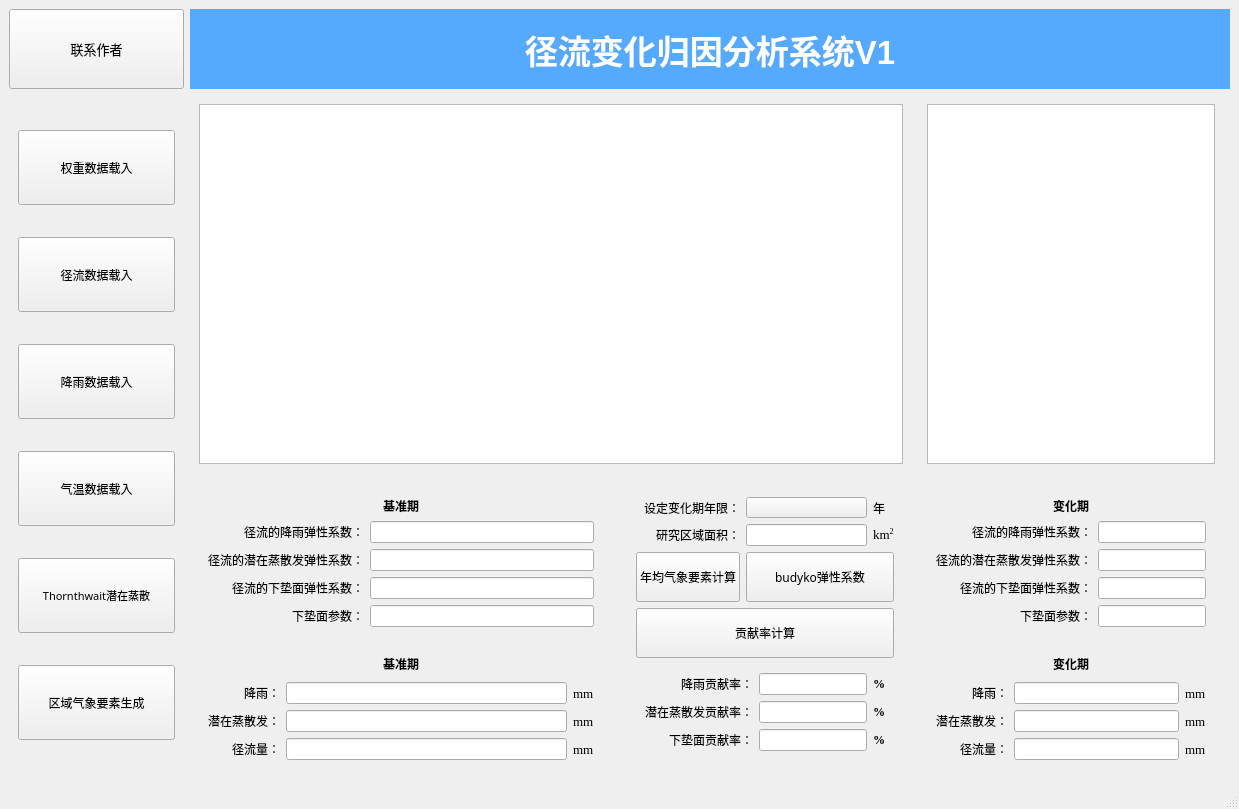
<?xml version="1.0" encoding="UTF-8"?>
<ui version="4.0">
 <class>MainWindow</class>
 <widget class="QMainWindow" name="MainWindow">
  <property name="geometry">
   <rect>
    <x>0</x>
    <y>0</y>
    <width>1239</width>
    <height>809</height>
   </rect>
  </property>
  <property name="windowTitle">
   <string>MainWindow</string>
  </property>
  <widget class="QWidget" name="centralwidget">
   <layout class="QGridLayout" name="gridLayout">
    <item row="2" column="2">
     <widget class="CardWidget" name="CardWidget_3">
      <layout class="QGridLayout" name="gridLayout_22">
       <item row="0" column="0">
        <widget class="CardWidget" name="CardWidget_12">
         <layout class="QGridLayout" name="gridLayout_19">
          <item row="3" column="1">
           <widget class="LineEdit" name="LineEdit_48">
            <property name="mouseTracking">
             <bool>true</bool>
            </property>
           </widget>
          </item>
          <item row="0" column="0" colspan="2">
           <widget class="QLabel" name="label_4">
            <property name="font">
             <font>
              <family>微软雅黑</family>
              <weight>75</weight>
              <bold>true</bold>
             </font>
            </property>
            <property name="text">
             <string>基准期</string>
            </property>
            <property name="alignment">
             <set>Qt::AlignCenter</set>
            </property>
           </widget>
          </item>
          <item row="2" column="1">
           <widget class="LineEdit" name="LineEdit_49"/>
          </item>
          <item row="2" column="0">
           <widget class="QLabel" name="label_50">
            <property name="font">
             <font>
              <family>微软雅黑</family>
             </font>
            </property>
            <property name="text">
             <string>径流的潜在蒸散发弹性系数：</string>
            </property>
            <property name="alignment">
             <set>Qt::AlignRight|Qt::AlignTrailing|Qt::AlignVCenter</set>
            </property>
           </widget>
          </item>
          <item row="1" column="0">
           <widget class="QLabel" name="label_51">
            <property name="font">
             <font>
              <family>微软雅黑</family>
             </font>
            </property>
            <property name="text">
             <string>径流的降雨弹性系数：</string>
            </property>
            <property name="alignment">
             <set>Qt::AlignRight|Qt::AlignTrailing|Qt::AlignVCenter</set>
            </property>
           </widget>
          </item>
          <item row="3" column="0">
           <widget class="QLabel" name="label_52">
            <property name="font">
             <font>
              <family>微软雅黑</family>
             </font>
            </property>
            <property name="text">
             <string>径流的下垫面弹性系数：</string>
            </property>
            <property name="alignment">
             <set>Qt::AlignRight|Qt::AlignTrailing|Qt::AlignVCenter</set>
            </property>
           </widget>
          </item>
          <item row="1" column="1">
           <widget class="LineEdit" name="LineEdit_47"/>
          </item>
          <item row="4" column="0">
           <widget class="QLabel" name="label_61">
            <property name="font">
             <font>
              <family>微软雅黑</family>
             </font>
            </property>
            <property name="text">
             <string>下垫面参数：</string>
            </property>
            <property name="alignment">
             <set>Qt::AlignRight|Qt::AlignTrailing|Qt::AlignVCenter</set>
            </property>
           </widget>
          </item>
          <item row="4" column="1">
           <widget class="LineEdit" name="LineEdit_58"/>
          </item>
         </layout>
        </widget>
       </item>
       <item row="1" column="0">
        <widget class="CardWidget" name="CardWidget_8">
         <layout class="QGridLayout" name="gridLayout_2">
          <item row="3" column="2">
           <widget class="LineEdit" name="LineEdit_17"/>
          </item>
          <item row="1" column="1">
           <widget class="QLabel" name="label_31">
            <property name="font">
             <font>
              <family>微软雅黑</family>
             </font>
            </property>
            <property name="text">
             <string>降雨：</string>
            </property>
            <property name="alignment">
             <set>Qt::AlignRight|Qt::AlignTrailing|Qt::AlignVCenter</set>
            </property>
           </widget>
          </item>
          <item row="1" column="2">
           <widget class="LineEdit" name="LineEdit_28"/>
          </item>
          <item row="2" column="1">
           <widget class="QLabel" name="label_29">
            <property name="font">
             <font>
              <family>微软雅黑</family>
             </font>
            </property>
            <property name="text">
             <string>潜在蒸散发：</string>
            </property>
            <property name="alignment">
             <set>Qt::AlignRight|Qt::AlignTrailing|Qt::AlignVCenter</set>
            </property>
           </widget>
          </item>
          <item row="2" column="2">
           <widget class="LineEdit" name="LineEdit_27"/>
          </item>
          <item row="3" column="1">
           <widget class="QLabel" name="label_42">
            <property name="font">
             <font>
              <family>微软雅黑</family>
             </font>
            </property>
            <property name="text">
             <string>径流量：</string>
            </property>
            <property name="alignment">
             <set>Qt::AlignRight|Qt::AlignTrailing|Qt::AlignVCenter</set>
            </property>
           </widget>
          </item>
          <item row="1" column="3">
           <widget class="QLabel" name="label_63">
            <property name="font">
             <font>
              <family>Times New Roman</family>
              <pointsize>10</pointsize>
             </font>
            </property>
            <property name="text">
             <string>mm</string>
            </property>
           </widget>
          </item>
          <item row="3" column="3">
           <widget class="QLabel" name="label_65">
            <property name="font">
             <font>
              <family>Times New Roman</family>
              <pointsize>10</pointsize>
             </font>
            </property>
            <property name="text">
             <string>mm</string>
            </property>
           </widget>
          </item>
          <item row="0" column="1" colspan="3">
           <widget class="QLabel" name="label">
            <property name="font">
             <font>
              <family>微软雅黑</family>
              <weight>75</weight>
              <bold>true</bold>
             </font>
            </property>
            <property name="text">
             <string>基准期</string>
            </property>
            <property name="alignment">
             <set>Qt::AlignCenter</set>
            </property>
           </widget>
          </item>
          <item row="2" column="3">
           <widget class="QLabel" name="label_64">
            <property name="font">
             <font>
              <family>Times New Roman</family>
              <pointsize>10</pointsize>
             </font>
            </property>
            <property name="text">
             <string>mm</string>
            </property>
           </widget>
          </item>
         </layout>
        </widget>
       </item>
      </layout>
     </widget>
    </item>
    <item row="2" column="4" colspan="2">
     <widget class="CardWidget" name="CardWidget_7">
      <layout class="QGridLayout" name="gridLayout_5">
       <item row="0" column="0" colspan="2">
        <widget class="CardWidget" name="CardWidget_5">
         <layout class="QGridLayout" name="gridLayout_8">
          <item row="1" column="1">
           <widget class="LineEdit" name="LineEdit_26"/>
          </item>
          <item row="2" column="0">
           <widget class="QLabel" name="label_26">
            <property name="font">
             <font>
              <family>微软雅黑</family>
             </font>
            </property>
            <property name="text">
             <string>径流的潜在蒸散发弹性系数：</string>
            </property>
            <property name="alignment">
             <set>Qt::AlignRight|Qt::AlignTrailing|Qt::AlignVCenter</set>
            </property>
           </widget>
          </item>
          <item row="1" column="0">
           <widget class="QLabel" name="label_28">
            <property name="font">
             <font>
              <family>微软雅黑</family>
             </font>
            </property>
            <property name="text">
             <string>径流的降雨弹性系数：</string>
            </property>
            <property name="alignment">
             <set>Qt::AlignRight|Qt::AlignTrailing|Qt::AlignVCenter</set>
            </property>
           </widget>
          </item>
          <item row="3" column="0">
           <widget class="QLabel" name="label_27">
            <property name="font">
             <font>
              <family>微软雅黑</family>
             </font>
            </property>
            <property name="text">
             <string>径流的下垫面弹性系数：</string>
            </property>
            <property name="alignment">
             <set>Qt::AlignRight|Qt::AlignTrailing|Qt::AlignVCenter</set>
            </property>
           </widget>
          </item>
          <item row="0" column="0" colspan="2">
           <widget class="QLabel" name="label_3">
            <property name="font">
             <font>
              <family>微软雅黑</family>
              <weight>75</weight>
              <bold>true</bold>
             </font>
            </property>
            <property name="text">
             <string>变化期</string>
            </property>
            <property name="alignment">
             <set>Qt::AlignCenter</set>
            </property>
           </widget>
          </item>
          <item row="3" column="1">
           <widget class="LineEdit" name="LineEdit_16"/>
          </item>
          <item row="2" column="1">
           <widget class="LineEdit" name="LineEdit_25"/>
          </item>
          <item row="4" column="0">
           <widget class="QLabel" name="label_60">
            <property name="font">
             <font>
              <family>微软雅黑</family>
             </font>
            </property>
            <property name="text">
             <string>下垫面参数：</string>
            </property>
            <property name="alignment">
             <set>Qt::AlignRight|Qt::AlignTrailing|Qt::AlignVCenter</set>
            </property>
           </widget>
          </item>
          <item row="4" column="1">
           <widget class="LineEdit" name="LineEdit_56"/>
          </item>
         </layout>
        </widget>
       </item>
       <item row="1" column="0" colspan="2">
        <widget class="CardWidget" name="CardWidget_10">
         <layout class="QGridLayout" name="gridLayout_13">
          <item row="1" column="0">
           <widget class="QLabel" name="label_48">
            <property name="font">
             <font>
              <family>微软雅黑</family>
             </font>
            </property>
            <property name="text">
             <string>降雨：</string>
            </property>
            <property name="alignment">
             <set>Qt::AlignRight|Qt::AlignTrailing|Qt::AlignVCenter</set>
            </property>
           </widget>
          </item>
          <item row="2" column="0">
           <widget class="QLabel" name="label_49">
            <property name="font">
             <font>
              <family>微软雅黑</family>
             </font>
            </property>
            <property name="text">
             <string>潜在蒸散发：</string>
            </property>
            <property name="alignment">
             <set>Qt::AlignRight|Qt::AlignTrailing|Qt::AlignVCenter</set>
            </property>
           </widget>
          </item>
          <item row="2" column="1">
           <widget class="LineEdit" name="LineEdit_41"/>
          </item>
          <item row="1" column="1">
           <widget class="LineEdit" name="LineEdit_42"/>
          </item>
          <item row="3" column="1">
           <widget class="LineEdit" name="LineEdit_43"/>
          </item>
          <item row="3" column="0">
           <widget class="QLabel" name="label_47">
            <property name="font">
             <font>
              <family>微软雅黑</family>
             </font>
            </property>
            <property name="text">
             <string>径流量：</string>
            </property>
            <property name="alignment">
             <set>Qt::AlignRight|Qt::AlignTrailing|Qt::AlignVCenter</set>
            </property>
           </widget>
          </item>
          <item row="1" column="2">
           <widget class="QLabel" name="label_66">
            <property name="font">
             <font>
              <family>Times New Roman</family>
              <pointsize>10</pointsize>
             </font>
            </property>
            <property name="text">
             <string>mm</string>
            </property>
           </widget>
          </item>
          <item row="3" column="2">
           <widget class="QLabel" name="label_67">
            <property name="font">
             <font>
              <family>Times New Roman</family>
              <pointsize>10</pointsize>
             </font>
            </property>
            <property name="text">
             <string>mm</string>
            </property>
           </widget>
          </item>
          <item row="0" column="0" colspan="3">
           <widget class="QLabel" name="label_2">
            <property name="font">
             <font>
              <family>微软雅黑</family>
              <weight>75</weight>
              <bold>true</bold>
             </font>
            </property>
            <property name="text">
             <string>变化期</string>
            </property>
            <property name="alignment">
             <set>Qt::AlignCenter</set>
            </property>
           </widget>
          </item>
          <item row="2" column="2">
           <widget class="QLabel" name="label_68">
            <property name="font">
             <font>
              <family>Times New Roman</family>
              <pointsize>10</pointsize>
             </font>
            </property>
            <property name="text">
             <string>mm</string>
            </property>
           </widget>
          </item>
         </layout>
        </widget>
       </item>
      </layout>
     </widget>
    </item>
    <item row="0" column="0">
     <widget class="PushButton" name="PushButton_6">
      <property name="sizePolicy">
       <sizepolicy hsizetype="Minimum" vsizetype="Fixed">
        <horstretch>0</horstretch>
        <verstretch>0</verstretch>
       </sizepolicy>
      </property>
      <property name="minimumSize">
       <size>
        <width>0</width>
        <height>80</height>
       </size>
      </property>
      <property name="font">
       <font>
        <family>微软雅黑</family>
        <pointsize>10</pointsize>
        <weight>50</weight>
        <bold>false</bold>
       </font>
      </property>
      <property name="text">
       <string>联系作者</string>
      </property>
     </widget>
    </item>
    <item row="2" column="3">
     <widget class="CardWidget" name="CardWidget_9">
      <layout class="QGridLayout" name="gridLayout_9">
       <item row="0" column="0" colspan="2">
        <widget class="CardWidget" name="CardWidget_11">
         <layout class="QGridLayout" name="gridLayout_10">
          <item row="1" column="2">
           <widget class="QLabel" name="label_62">
            <property name="font">
             <font>
              <family>Times New Roman</family>
              <pointsize>10</pointsize>
             </font>
            </property>
            <property name="text">
             <string>&lt;html&gt;&lt;head/&gt;&lt;body&gt;&lt;p&gt;km&lt;span style=&quot; vertical-align:super;&quot;&gt;2&lt;/span&gt;&lt;/p&gt;&lt;/body&gt;&lt;/html&gt;</string>
            </property>
            <property name="alignment">
             <set>Qt::AlignLeading|Qt::AlignLeft|Qt::AlignVCenter</set>
            </property>
           </widget>
          </item>
          <item row="0" column="2">
           <widget class="QLabel" name="label_17">
            <property name="text">
             <string>年</string>
            </property>
            <property name="alignment">
             <set>Qt::AlignLeading|Qt::AlignLeft|Qt::AlignVCenter</set>
            </property>
           </widget>
          </item>
          <item row="2" column="1" colspan="2">
           <widget class="PushButton" name="PushButton_4">
            <property name="minimumSize">
             <size>
              <width>0</width>
              <height>50</height>
             </size>
            </property>
            <property name="font">
             <font>
              <family>微软雅黑</family>
              <pointsize>9</pointsize>
              <weight>50</weight>
              <bold>false</bold>
             </font>
            </property>
            <property name="text">
             <string>budyko弹性系数</string>
            </property>
           </widget>
          </item>
          <item row="0" column="1">
           <widget class="ComboBox" name="ComboBox">
            <property name="font">
             <font>
              <family>Times New Roman</family>
              <pointsize>8</pointsize>
              <weight>50</weight>
              <bold>false</bold>
             </font>
            </property>
           </widget>
          </item>
          <item row="1" column="0">
           <widget class="QLabel" name="label_59">
            <property name="font">
             <font>
              <family>微软雅黑</family>
             </font>
            </property>
            <property name="text">
             <string>研究区域面积：</string>
            </property>
            <property name="alignment">
             <set>Qt::AlignRight|Qt::AlignTrailing|Qt::AlignVCenter</set>
            </property>
           </widget>
          </item>
          <item row="5" column="0" colspan="3">
           <widget class="PushButton" name="PushButton_8">
            <property name="minimumSize">
             <size>
              <width>0</width>
              <height>50</height>
             </size>
            </property>
            <property name="font">
             <font>
              <family>微软雅黑</family>
              <pointsize>9</pointsize>
              <weight>50</weight>
              <bold>false</bold>
             </font>
            </property>
            <property name="text">
             <string>贡献率计算</string>
            </property>
           </widget>
          </item>
          <item row="0" column="0">
           <widget class="QLabel" name="label_11">
            <property name="font">
             <font>
              <family>微软雅黑</family>
             </font>
            </property>
            <property name="text">
             <string>设定变化期年限：</string>
            </property>
            <property name="alignment">
             <set>Qt::AlignRight|Qt::AlignTrailing|Qt::AlignVCenter</set>
            </property>
           </widget>
          </item>
          <item row="6" column="0" colspan="3">
           <widget class="CardWidget" name="CardWidget_4">
            <layout class="QGridLayout" name="gridLayout_3">
             <item row="1" column="0">
              <widget class="QLabel" name="label_5">
               <property name="font">
                <font>
                 <family>微软雅黑</family>
                </font>
               </property>
               <property name="text">
                <string>降雨贡献率：</string>
               </property>
               <property name="alignment">
                <set>Qt::AlignRight|Qt::AlignTrailing|Qt::AlignVCenter</set>
               </property>
              </widget>
             </item>
             <item row="2" column="0">
              <widget class="QLabel" name="label_7">
               <property name="font">
                <font>
                 <family>微软雅黑</family>
                </font>
               </property>
               <property name="text">
                <string>潜在蒸散发贡献率：</string>
               </property>
               <property name="alignment">
                <set>Qt::AlignRight|Qt::AlignTrailing|Qt::AlignVCenter</set>
               </property>
              </widget>
             </item>
             <item row="3" column="0">
              <widget class="QLabel" name="label_6">
               <property name="font">
                <font>
                 <family>微软雅黑</family>
                </font>
               </property>
               <property name="text">
                <string>下垫面贡献率：</string>
               </property>
               <property name="alignment">
                <set>Qt::AlignRight|Qt::AlignTrailing|Qt::AlignVCenter</set>
               </property>
              </widget>
             </item>
             <item row="1" column="1">
              <widget class="LineEdit" name="LineEdit_6"/>
             </item>
             <item row="2" column="1">
              <widget class="LineEdit" name="LineEdit_8"/>
             </item>
             <item row="3" column="1">
              <widget class="LineEdit" name="LineEdit_7"/>
             </item>
             <item row="1" column="2">
              <widget class="QLabel" name="label_69">
               <property name="font">
                <font>
                 <family>Times New Roman</family>
                 <weight>75</weight>
                 <bold>true</bold>
                </font>
               </property>
               <property name="text">
                <string>%</string>
               </property>
              </widget>
             </item>
             <item row="2" column="2">
              <widget class="QLabel" name="label_70">
               <property name="font">
                <font>
                 <family>Times New Roman</family>
                 <weight>75</weight>
                 <bold>true</bold>
                </font>
               </property>
               <property name="text">
                <string>%</string>
               </property>
              </widget>
             </item>
             <item row="3" column="2">
              <widget class="QLabel" name="label_71">
               <property name="font">
                <font>
                 <family>Times New Roman</family>
                 <weight>75</weight>
                 <bold>true</bold>
                </font>
               </property>
               <property name="text">
                <string>%</string>
               </property>
              </widget>
             </item>
            </layout>
           </widget>
          </item>
          <item row="2" column="0">
           <widget class="PushButton" name="PushButton_9">
            <property name="minimumSize">
             <size>
              <width>0</width>
              <height>50</height>
             </size>
            </property>
            <property name="font">
             <font>
              <family>微软雅黑</family>
              <pointsize>9</pointsize>
              <weight>50</weight>
              <bold>false</bold>
             </font>
            </property>
            <property name="text">
             <string>年均气象要素计算</string>
            </property>
           </widget>
          </item>
          <item row="1" column="1">
           <widget class="LineEdit" name="LineEdit"/>
          </item>
         </layout>
        </widget>
       </item>
      </layout>
     </widget>
    </item>
    <item row="1" column="0" rowspan="2">
     <widget class="CardWidget" name="CardWidget">
      <property name="sizePolicy">
       <sizepolicy hsizetype="Minimum" vsizetype="Preferred">
        <horstretch>0</horstretch>
        <verstretch>0</verstretch>
       </sizepolicy>
      </property>
      <property name="minimumSize">
       <size>
        <width>175</width>
        <height>0</height>
       </size>
      </property>
      <layout class="QVBoxLayout" name="verticalLayout">
       <item>
        <widget class="PushButton" name="PushButton_7">
         <property name="sizePolicy">
          <sizepolicy hsizetype="Minimum" vsizetype="Fixed">
           <horstretch>0</horstretch>
           <verstretch>0</verstretch>
          </sizepolicy>
         </property>
         <property name="minimumSize">
          <size>
           <width>0</width>
           <height>75</height>
          </size>
         </property>
         <property name="font">
          <font>
           <family>微软雅黑</family>
           <pointsize>9</pointsize>
           <weight>50</weight>
           <bold>false</bold>
          </font>
         </property>
         <property name="text">
          <string>权重数据载入</string>
         </property>
        </widget>
       </item>
       <item>
        <widget class="PushButton" name="PushButton_3">
         <property name="minimumSize">
          <size>
           <width>0</width>
           <height>75</height>
          </size>
         </property>
         <property name="font">
          <font>
           <family>微软雅黑</family>
           <pointsize>9</pointsize>
           <weight>50</weight>
           <bold>false</bold>
          </font>
         </property>
         <property name="text">
          <string>径流数据载入</string>
         </property>
        </widget>
       </item>
       <item>
        <widget class="PushButton" name="PushButton">
         <property name="sizePolicy">
          <sizepolicy hsizetype="Minimum" vsizetype="Fixed">
           <horstretch>0</horstretch>
           <verstretch>0</verstretch>
          </sizepolicy>
         </property>
         <property name="minimumSize">
          <size>
           <width>0</width>
           <height>75</height>
          </size>
         </property>
         <property name="font">
          <font>
           <family>微软雅黑</family>
           <pointsize>9</pointsize>
           <weight>50</weight>
           <bold>false</bold>
          </font>
         </property>
         <property name="text">
          <string>降雨数据载入</string>
         </property>
        </widget>
       </item>
       <item>
        <widget class="PushButton" name="PushButton_2">
         <property name="minimumSize">
          <size>
           <width>0</width>
           <height>75</height>
          </size>
         </property>
         <property name="font">
          <font>
           <family>微软雅黑</family>
           <pointsize>9</pointsize>
           <weight>50</weight>
           <bold>false</bold>
          </font>
         </property>
         <property name="text">
          <string>气温数据载入</string>
         </property>
        </widget>
       </item>
       <item>
        <widget class="PushButton" name="PushButton_5">
         <property name="minimumSize">
          <size>
           <width>0</width>
           <height>75</height>
          </size>
         </property>
         <property name="font">
          <font>
           <family>微软雅黑</family>
           <pointsize>8</pointsize>
           <weight>50</weight>
           <bold>false</bold>
          </font>
         </property>
         <property name="text">
          <string>Thornthwait潜在蒸散</string>
         </property>
        </widget>
       </item>
       <item>
        <widget class="PushButton" name="PushButton_10">
         <property name="minimumSize">
          <size>
           <width>0</width>
           <height>75</height>
          </size>
         </property>
         <property name="font">
          <font>
           <family>微软雅黑</family>
           <pointsize>9</pointsize>
           <weight>50</weight>
           <bold>false</bold>
          </font>
         </property>
         <property name="text">
          <string>区域气象要素生成</string>
         </property>
        </widget>
       </item>
      </layout>
     </widget>
    </item>
    <item row="0" column="2" colspan="5">
     <widget class="DisplayLabel" name="DisplayLabel">
      <property name="sizePolicy">
       <sizepolicy hsizetype="Preferred" vsizetype="Minimum">
        <horstretch>0</horstretch>
        <verstretch>0</verstretch>
       </sizepolicy>
      </property>
      <property name="minimumSize">
       <size>
        <width>0</width>
        <height>80</height>
       </size>
      </property>
      <property name="font">
       <font>
        <pointsize>25</pointsize>
        <weight>75</weight>
        <bold>true</bold>
       </font>
      </property>
      <property name="styleSheet">
       <string notr="true">color: rgb(255, 255, 255);
background-color: rgb(85, 170, 255);</string>
      </property>
      <property name="text">
       <string>径流变化归因分析系统V1</string>
      </property>
      <property name="alignment">
       <set>Qt::AlignCenter</set>
      </property>
     </widget>
    </item>
    <item row="1" column="2" colspan="2">
     <widget class="CardWidget" name="CardWidget_6">
      <layout class="QVBoxLayout" name="verticalLayout_6">
       <item>
        <widget class="TableWidget" name="TableWidget"/>
       </item>
      </layout>
     </widget>
    </item>
    <item row="1" column="4" colspan="2">
     <widget class="CardWidget" name="CardWidget_2">
      <layout class="QVBoxLayout" name="verticalLayout_2">
       <item>
        <widget class="TableWidget" name="TableWidget_2"/>
       </item>
      </layout>
     </widget>
    </item>
   </layout>
  </widget>
  <widget class="QMenuBar" name="menubar">
   <property name="geometry">
    <rect>
     <x>0</x>
     <y>0</y>
     <width>1239</width>
     <height>26</height>
    </rect>
   </property>
  </widget>
  <widget class="QStatusBar" name="statusbar"/>
 </widget>
 <customwidgets>
  <customwidget>
   <class>ComboBox</class>
   <extends>QPushButton</extends>
   <header>qfluentwidgets</header>
  </customwidget>
  <customwidget>
   <class>PushButton</class>
   <extends>QPushButton</extends>
   <header>qfluentwidgets</header>
  </customwidget>
  <customwidget>
   <class>CardWidget</class>
   <extends>QFrame</extends>
   <header>qfluentwidgets</header>
   <container>1</container>
  </customwidget>
  <customwidget>
   <class>LineEdit</class>
   <extends>QLineEdit</extends>
   <header>qfluentwidgets</header>
  </customwidget>
  <customwidget>
   <class>TableWidget</class>
   <extends>QTableWidget</extends>
   <header>qfluentwidgets</header>
  </customwidget>
  <customwidget>
   <class>DisplayLabel</class>
   <extends>QLabel</extends>
   <header>qfluentwidgets</header>
  </customwidget>
 </customwidgets>
 <resources/>
 <connections/>
</ui>
